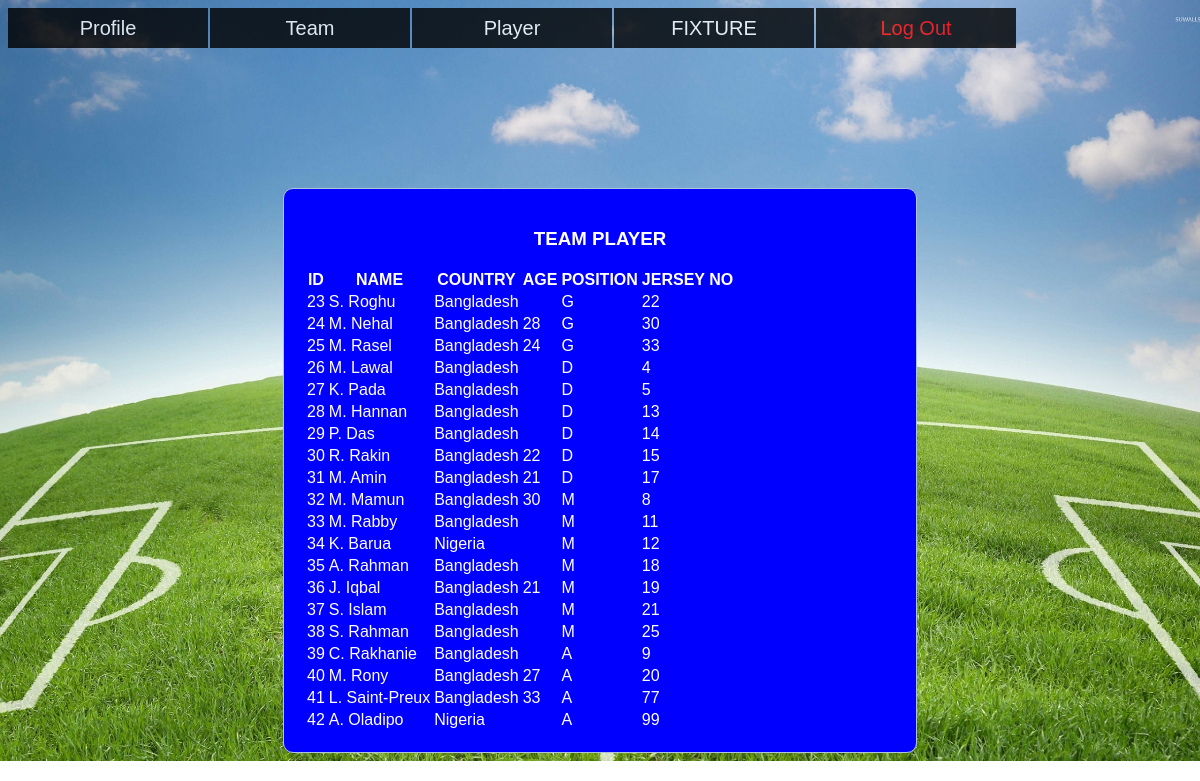
The app's page /rep-player.php (signed in) with its own data.
### tables this page shows
CREATE TABLE IF NOT EXISTS `player` (
  `jerseyno` varchar(2) DEFAULT NULL,
  `name` varchar(23) DEFAULT NULL,
  `country` varchar(10) DEFAULT NULL,
  `age` varchar(2) DEFAULT NULL,
  `position` varchar(1) DEFAULT NULL,
  `teamid` int(2) DEFAULT NULL,
  `id` int(3) NOT NULL DEFAULT '0',
  `prize` int(6) DEFAULT NULL
);

### rep-player.php (the view, shortened to what this page needs)
<!DOCTYPE html>
<html>
<link rel="stylesheet" type="text/css" href="style1.css">
<ul>
	<li>
		<a href="">Profile</a>
	</li>
	<li>
		<a href="">Team</a>
	</li>
	<li>
		<a href="">Player</a>
	</li>
    <li><a href="rep-fixture.php">FIXTURE</a></li>
	<li><a href="rep-player.php?logout='1'" style="color: red;">Log Out</a></li>
</ul>
<head>
</head>
<body>
    <br><br> <br><br> <br><br> <br><br> <br><br>
<div class="content">
	<div> <p> <center><h3>TEAM PLAYER</h3></center> </p></div>
  	<table>
		<tr>
			<th>ID</th>
			<th>NAME</th>
			<th>COUNTRY</th>
			<th>AGE</th>
			<th>POSITION</th>
			<th>JERSEY NO</th>
		</tr>
		<?php
		$con=mysqli_connect("localhost","root","","games");
        $a=$_SESSION['username'];
		$sql="SELECT p.id,p.name,p.country,p.age,p.position,p.jerseyno FROM player as p join team as t on p.teamid=t.id join representer as r on r.id=t.representerid where r.username='$a'";
		$result=$con->query($sql);
		if($result->num_rows >0){
			while ($row=$result->fetch_assoc()) {
                echo "<tr><td>".$row["id"]."</td><td>".$row["name"]."</td><td>".$row["country"]."</td><td>".$row["age"]."</td><td>".$row["position"]."</td><td>".$row["jerseyno"]."</td></tr>";
			}
			echo "</table>";
		}
		else{
			echo "0 result";
		}
		 ?>
</div>
</body>
</html>

### style1.css (style rules this page uses)
body { background: url(profile.jpeg) no-repeat; background-size: cover; font-family: Arial; color: white; }
ul { margin: 0px; padding: 0px; list-style: none; }
ul li { float: left; width: 200px; height: 40px; background-color: black; opacity: .8; line-height: 40px; text-align: center; font-size: 20px; margin-right: 2px; }
ul li a { text-decoration: none; color: white; display: block; }
form, .content { width: 50%; margin: 0px auto; padding: 20px; border: 1px solid #B0C4DE; background: blue; border-radius: 10px 10px 10px 10px; }

### records on screen
player: id "23", name "S. Roghu", country "Bangladesh", position "G", jerseyno "22"
player: id "24", name "M. Nehal", country "Bangladesh", age "28", position "G", jerseyno "30"
player: id "25", name "M. Rasel", country "Bangladesh", age "24", position "G", jerseyno "33"
player: id "26", name "M. Lawal", country "Bangladesh", position "D", jerseyno "4"
player: id "27", name "K. Pada", country "Bangladesh", position "D", jerseyno "5"
player: id "28", name "M. Hannan", country "Bangladesh", position "D", jerseyno "13"
player: id "29", name "P. Das", country "Bangladesh", position "D", jerseyno "14"
player: id "30", name "R. Rakin", country "Bangladesh", age "22", position "D", jerseyno "15"
player: id "31", name "M. Amin", country "Bangladesh", age "21", position "D", jerseyno "17"
player: id "32", name "M. Mamun", country "Bangladesh", age "30", position "M", jerseyno "8"
player: id "33", name "M. Rabby", country "Bangladesh", position "M", jerseyno "11"
player: id "34", name "K. Barua", country "Nigeria", position "M", jerseyno "12"
player: id "35", name "A. Rahman", country "Bangladesh", position "M", jerseyno "18"
player: id "36", name "J. Iqbal", country "Bangladesh", age "21", position "M", jerseyno "19"
player: id "37", name "S. Islam", country "Bangladesh", position "M", jerseyno "21"
player: id "38", name "S. Rahman", country "Bangladesh", position "M", jerseyno "25"
player: id "39", name "C. Rakhanie", country "Bangladesh", position "A", jerseyno "9"
player: id "40", name "M. Rony", country "Bangladesh", age "27", position "A", jerseyno "20"
player: id "41", name "L. Saint-Preux", country "Bangladesh", age "33", position "A", jerseyno "77"
player: id "42", name "A. Oladipo", country "Nigeria", position "A", jerseyno "99"
